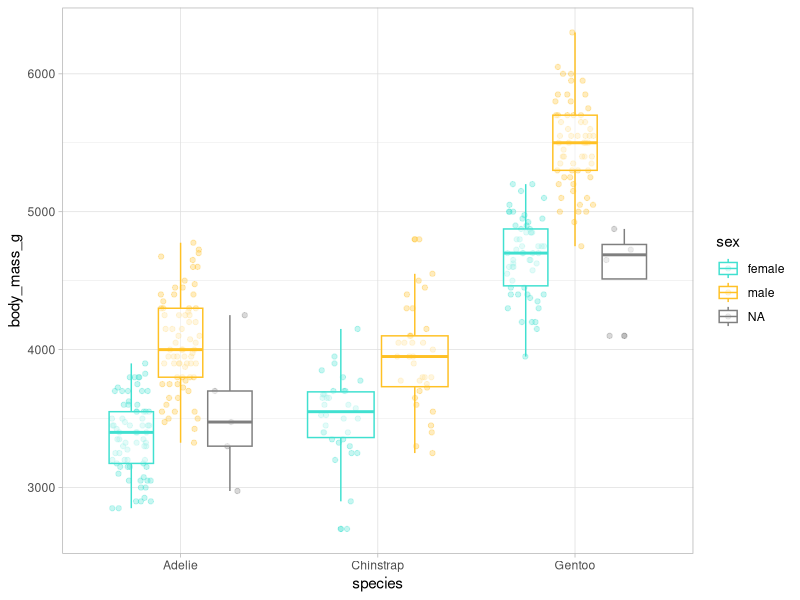
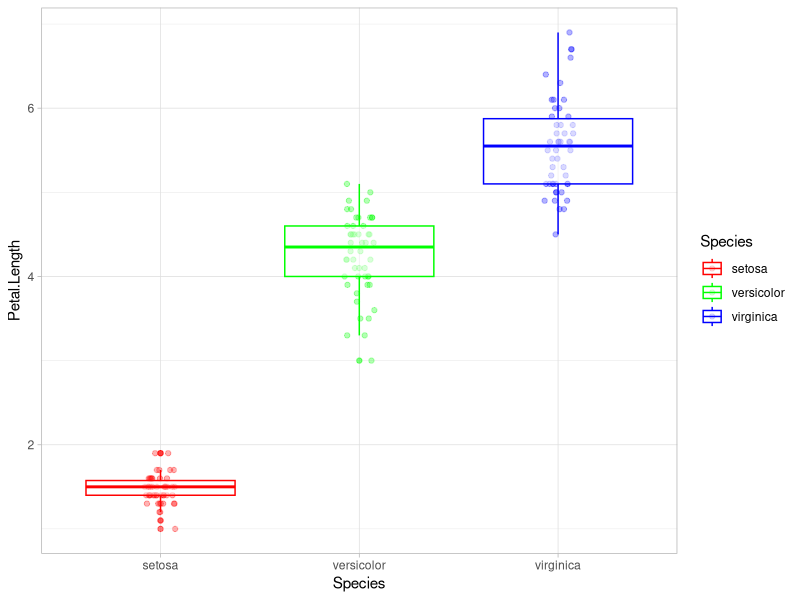
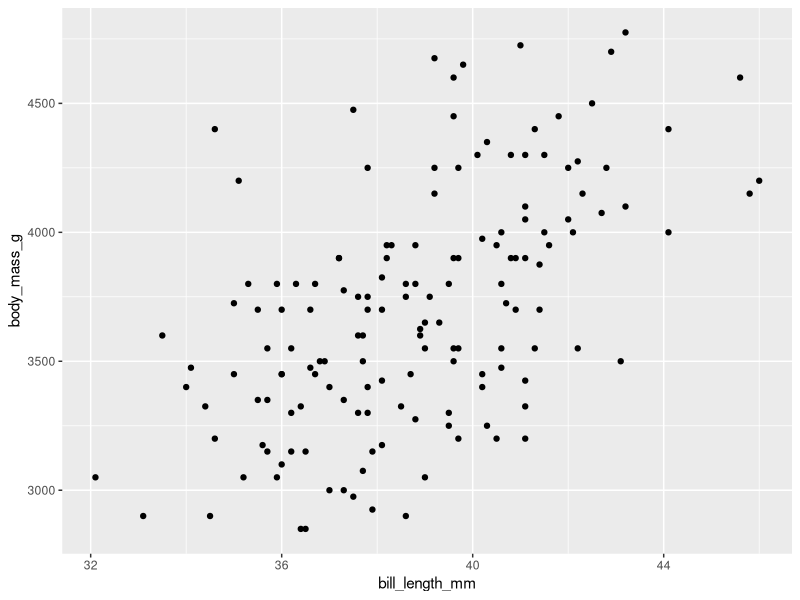
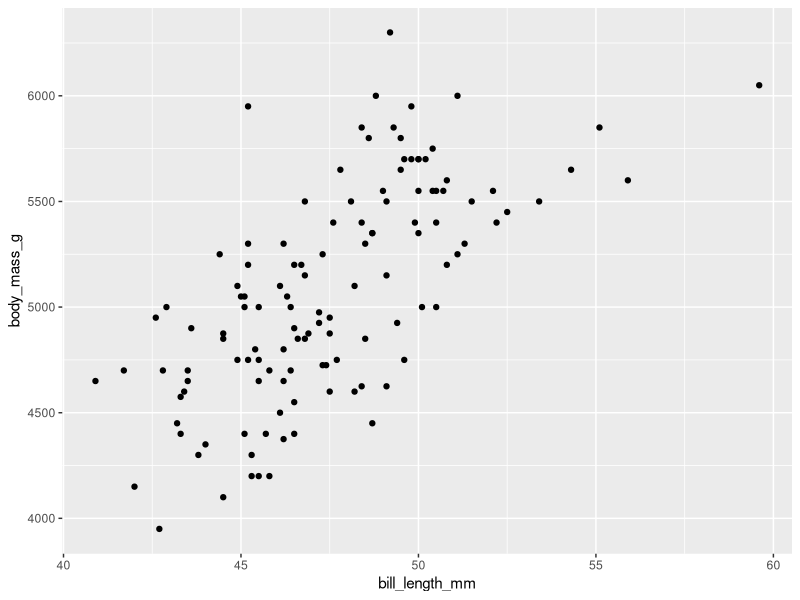
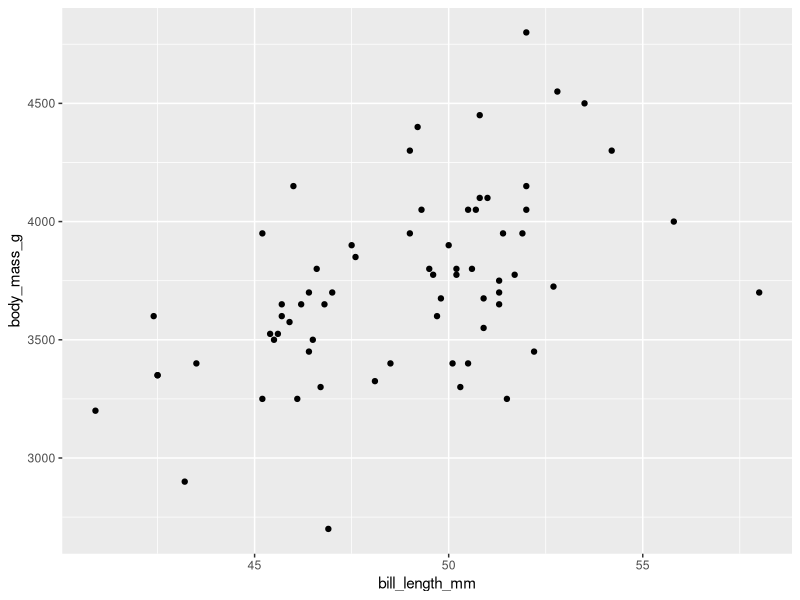

Here is the R script that generated these plots, in order:
## ---- chunk 1

library(palmerpenguins)
library(tidyverse)

# 1
adelie <- penguins |> 
  filter(species == "Adelie") |> 
  arrange(flipper_length_mm)

# 2
adelie_subset <- adelie |> 
  select(island, contains("bill"))

# 3
adelie2 <- adelie |> 
  select(-species)

## ---- chunk 2

# 1
penguins |> 
  group_by(island) |> 
  summarise(
    n = n(),
    mean_flipper_length = mean(flipper_length_mm, na.rm = TRUE)
  )

# 2
penguins |> 
  mutate(mass_by_length = (body_mass_g / 1000) / flipper_length_mm) |> 
  select(mass_by_length)

## ---- chunk 3

divide_by_100 <- function(x) {
  x / 100
}

divide_by_100(30)

## ---- chunk 4

# R base
standardise <- function(x, my.na.rm) {
  (x - mean(x, na.rm = my.na.rm)) / sd(x, na.rm = my.na.rm)
}

standardise(penguins$bill_length_mm, my.na.rm = T)

# Tidyverse
standardise_tidy <- function(x, my.na.rm) {
  ({{ x }} - mean({{ x }}, na.rm = my.na.rm)) / sd({{ x }}, na.rm = my.na.rm)
} 

penguins |> 
  mutate(st_bill_length = standardise_tidy(x = bill_length_mm, my.na.rm = T)) |> 
  select(bill_length_mm, st_bill_length)

## ---- chunk 5

penguins_num <- penguins |> 
  select(species, sex, where(is.numeric))

explore_penguins <-
  function(var) {
    ggplot(penguins_num, aes(x = species, y = .data[[var]], color = sex)) +
      geom_point(position = position_jitterdodge(), alpha = 0.3) +
      geom_boxplot(alpha = 0.5) +
      scale_color_manual(values = c("turquoise", "goldenrod1")) +
      theme_light() +
      ylab(var)
  }

explore_penguins("body_mass_g")

explore_df <- function(df, x_var, y_var, color) {
  ggplot(data = df, aes(x = .data[[x_var]], y = .data[[y_var]], color = .data[[color]])) + 
    geom_point(position = position_jitterdodge(), alpha = 0.3) +
    geom_boxplot(alpha = 0.5) + 
    scale_color_manual(values = rainbow(n = length(unique(df[[color]])))) +
    theme_light() + 
    ylab(y_var)
}

explore_df(df = iris, # iris is a dataset loaded in RStudio by default
           y_var = "Petal.Length",
           x_var = "Species",
           color = "Species")

## ---- chunk 6

output <- vector("double", ncol(penguins))

for (i in seq_along(penguins)) {
  if (is.numeric(penguins[[i]])) {
    output[[i]] <- mean(penguins[[i]], na.rm = TRUE)
  } else {
    output[[i]] <- NA
  }
}

output


## ---- chunk 7

apply_1_5 <- function(f) {
  f(1:5)
}

apply_1_5(sqrt)

## ---- chunk 8

sum_10 <- function(x) {
  x + 10
}

map(1:4, sum_10) 

## ---- chunk 9

map(penguins, \(x) mean(x)) 
map(penguins, \(x) mean(x, na.rm = T)) # option 1 
map(penguins, mean, na.rm = T) # option 2 

## ---- chunk 10

map_lgl(penguins, is.numeric) 
penguins_num <- penguins[ , map_lgl(penguins, is.numeric)]  

map_dbl(penguins_num, median, na.rm = T) 
map_chr(penguins, class) 
map_int(penguins, \(x) length(unique(x))) 
1:4 |> 
  map_vec(\(x) as.Date(ISOdate(2025, 05, 26)) + x)

## ---- chunk 11

penguins_list <- penguins |>   
  group_split(species)  

# we assign names to the list
names(penguins_list) <- c("p1", "p2", "p3")  

# solution:
map2(penguins_list, names(penguins_list), \(df, name) mutate(df, name = name)) 

## ---- chunk 12

# first we remove NA values from bill_length_mm 
penguins_nona <- penguins |>    
  drop_na(bill_length_mm) 

penguins_nested <- penguins_nona |>   
  group_by(species) |>   
  nest() |>    
  mutate(     
    lm_obj = map(data, \(df) lm(       
      bill_length_mm ~ body_mass_g,       
      data = df)),     
    pred = map2(lm_obj, data, \(x, y) predict(x, y)),
    # solution:     
    corr = map2_dbl(pred, data, \(x, y) cor(x, y$bill_length_mm))   
    )  

# unnest() 
penguins_nested |>    
  unnest(pred) |>    
  select(!c(data, lm_obj)) 

## ---- chunk 13

# exercise 9.1.1 
penguins_list <- penguins |>   
  group_split(species)  

# we assign names to the list
names(penguins_list) <- c("p1", "p2", "p3")  

# exercise 9.2.1 
pmap(list(penguins_list, names(penguins_list)), 
  \(df, name) mutate(df, name = name)) 

## ---- chunk 14

penguins_nested <- penguins |>   
  group_by(species) |>   
  nest()  

penguins_nested_str <- penguins_nested |>    
  mutate(path = str_glue("penguins_{species}.csv")) 

penguins_nested_str  

walk2(penguins_nested_str$data, penguins_nested_str$path, write_csv) 

## ---- chunk 15

gg_penguins_bill_body <- function(data_df) {
  ggplot(data = data_df, aes(x = bill_length_mm, y = body_mass_g)) +     
    geom_point()
}  

penguins_nested <- penguins |>   
  group_by(species) |>   
  nest() |>   
  mutate(gg_obj = map(data, 
    \(df) gg_penguins_bill_body(data_df = df))) 

penguins_nested_str <- penguins_nested |>    
  mutate(path = str_glue("penguins_{species}.png"))  

penguins_nested_str  

pwalk(list(plot = penguins_nested_str$gg_obj, filename = penguins_nested_str$path),
  ggsave) 

## ---- chunk 16

penguins |>    
  map(safely(log)) |>    
  transpose() 

## ---- chunk 17
Sys.time()
sessionInfo()
